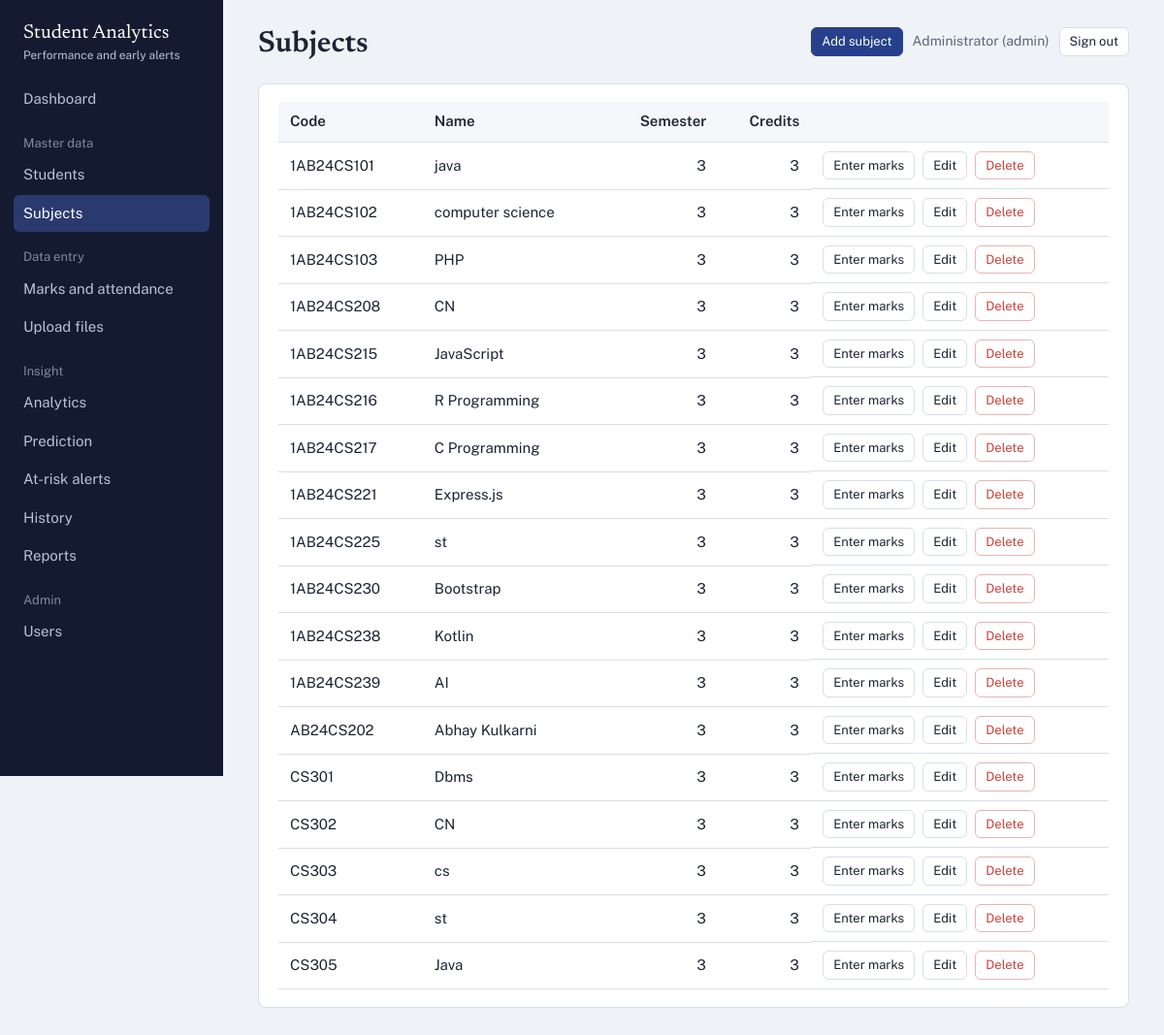
/subjects (signed in), run on the app's committed database.
### tables this page shows
CREATE TABLE users (
    user_id       INTEGER PRIMARY KEY AUTOINCREMENT,
    name          TEXT NOT NULL,
    email         TEXT NOT NULL UNIQUE,
    password_hash TEXT NOT NULL,
    role          TEXT NOT NULL DEFAULT 'teacher' CHECK (role IN ('admin','teacher')),
    created_at    TEXT NOT NULL DEFAULT (datetime('now'))
);

CREATE TABLE subjects (
    subject_id   INTEGER PRIMARY KEY AUTOINCREMENT,
    subject_code TEXT NOT NULL UNIQUE,
    subject_name TEXT NOT NULL,
    semester     INTEGER NOT NULL CHECK (semester BETWEEN 1 AND 8),
    credits      INTEGER NOT NULL CHECK (credits BETWEEN 1 AND 10)
);

### app.py (the view)
@app.route("/subjects")
@login_required
def subjects():
    return render_template("subjects.html", subjects=repo.list_subjects())

### app.py (called while the page is built)
def csrf_token():
    if "csrf_token" not in session:
        session["csrf_token"] = secrets.token_hex(16)
    return session["csrf_token"]

@app.before_request
def load_user_and_check_csrf():
    uid = session.get("user_id")
    g.user = repo.get_user(uid) if uid else None
    if request.method == "POST":
        sent = request.form.get("csrf_token") or request.headers.get("X-CSRF-Token")
        if not sent or not secrets.compare_digest(sent, session.get("csrf_token", "")):
            abort(400, "Your session expired or the form was invalid. Go back and try again.")

@app.after_request
def security_headers(resp):
    resp.headers.setdefault("X-Content-Type-Options", "nosniff")
    resp.headers.setdefault("X-Frame-Options", "DENY")
    resp.headers.setdefault("Referrer-Policy", "same-origin")
    return resp

def login_required(view):
    @wraps(view)
    def wrapped(*args, **kwargs):
        if g.user is None:
            return redirect(url_for("login", next=request.path))
        return view(*args, **kwargs)
    return wrapped

### db.py (called while the page is built)
def get_db():
    if "db" not in g:
        path = current_app.config["DATABASE"]
        os.makedirs(os.path.dirname(path), exist_ok=True)
        g.db = sqlite3.connect(path)
        g.db.row_factory = sqlite3.Row
        g.db.execute("PRAGMA foreign_keys = ON")
    return g.db

def q(sql, args=(), one=False):
    cur = get_db().execute(sql, args)
    rows = cur.fetchall()
    cur.close()
    if one:
        return rows[0] if rows else None
    return rows

### repository.py (called while the page is built)
def get_user(user_id):
    return q("SELECT * FROM users WHERE user_id = ?", (user_id,), one=True)

def list_subjects(semester=None):
    if semester:
        return q("SELECT * FROM subjects WHERE semester=? ORDER BY subject_code", (semester,))
    return q("SELECT * FROM subjects ORDER BY semester, subject_code")

### templates/subjects.html (shortened to what this page needs)
{% extends "base.html" %}
{% block heading %}Subjects{% endblock %}
{% block actions %}<a class="btn primary small" href="{{ url_for('subject_form') }}">Add subject</a>{% endblock %}
{% block content %}
<div class="panel tablewrap">
{% if subjects %}
<table>
  <thead><tr><th>Code</th><th>Name</th><th class="num">Semester</th><th class="num">Credits</th><th></th></tr></thead>
  <tbody>{% for s in subjects %}
  <tr><td>{{ s.subject_code }}</td><td>{{ s.subject_name }}</td><td class="num">{{ s.semester }}</td><td class="num">{{ s.credits }}</td>
    <td class="row-actions">
      <a class="btn small" href="{{ url_for('entry', subject_id=s.subject_id) }}">Enter marks</a>
      <a class="btn small" href="{{ url_for('subject_form', sid=s.subject_id) }}">Edit</a>
      {% if g.user.role == 'admin' %}
      <form method="post" action="{{ url_for('subject_delete', sid=s.subject_id) }}" onsubmit="return confirm('Delete {{ s.subject_code|e }} and all its marks and attendance?')">
        <input type="hidden" name="csrf_token" value="{{ csrf_token() }}"><button class="btn small danger">Delete</button></form>{% endif %}
    </td></tr>{% endfor %}</tbody>
</table>
{% else %}<div class="empty">No subjects yet. Add the subjects taught in each semester.</div>{% endif %}
</div>
{% endblock %}

### templates/base.html (shortened to what this page needs)
<!doctype html>
<html lang="en">
<head>
<link rel="stylesheet" href="{{ url_for('static', filename='css/app.css') }}">
</head>
<body>
{% if g.user %}
<div class="shell">
  <aside class="side">
    <div class="brand">Student Analytics<small>Performance and early alerts</small></div>
    {% set ep = request.endpoint %}
    <nav aria-label="Main">
      <a href="{{ url_for('dashboard') }}" class="{{ 'on' if ep=='dashboard' }}">Dashboard</a>
      <div class="group">Master data</div>
      <a href="{{ url_for('students') }}" class="{{ 'on' if ep in ('students','student_form','student_detail') }}">Students</a>
      <a href="{{ url_for('subjects') }}" class="{{ 'on' if ep in ('subjects','subject_form') }}">Subjects</a>
      <div class="group">Data entry</div>
      <a href="{{ url_for('entry') }}" class="{{ 'on' if ep=='entry' }}">Marks and attendance</a>
      <a href="{{ url_for('upload') }}" class="{{ 'on' if ep=='upload' }}">Upload files</a>
      <div class="group">Insight</div>
      <a href="{{ url_for('analytics_page') }}" class="{{ 'on' if ep=='analytics_page' }}">Analytics</a>
      <a href="{{ url_for('prediction') }}" class="{{ 'on' if ep=='prediction' }}">Prediction</a>
      <a href="{{ url_for('alerts') }}" class="{{ 'on' if ep=='alerts' }}">At-risk alerts</a>
      <a href="{{ url_for('history') }}" class="{{ 'on' if ep=='history' }}">History</a>
      <a href="{{ url_for('reports_page') }}" class="{{ 'on' if ep=='reports_page' }}">Reports</a>
      {% if g.user.role == 'admin' %}
      <div class="group">Admin</div>
      <a href="{{ url_for('users') }}" class="{{ 'on' if ep=='users' }}">Users</a>
      {% endif %}
    </nav>
  </aside>
  <main class="main">
    <div class="top">
      <div>
        <h1>{% block heading %}{% endblock %}</h1>
      </div>
      <div class="who">
        {% block actions %}{% endblock %}
        <span>{{ g.user.name }} ({{ g.user.role }})</span>
        <form method="post" action="{{ url_for('logout') }}">
          <button class="btn small">Sign out</button>
        </form>
      </div>
    </div>
    {% block content %}{% endblock %}
  </main>
</div>
{% else %}
  {% block auth %}{% endblock %}
{% endif %}
</body>
</html>

### static/css/app.css (style rules this page uses)
:root { --ink:#1c2333; --muted:#5d667a; --paper:#eff2f6; --panel:#fff; --line:#d8dee8; --side:#141b30; --side-text:#b9c2d8; --primary:#26408b; --primary-soft:#e5eaf7; --low:#2a8c82; --med:#d99a00; --high:#c8423b; --unrated:#cfd5df; --serif:"Newsreader",Georgia,"Times New Roman",serif; --sans:"Public Sans",system-ui,-apple-system,"Segoe UI",sans-serif; }
* { box-sizing:border-box }
html { font-size:16px }
body { margin:0;background:var(--paper);color:var(--ink);font:15px/1.5 var(--sans) }
a { color:var(--primary) }
h1,h2,h3 { font-family:var(--serif);font-weight:600;line-height:1.2;margin:0 }
h1 { font-size:1.9rem }
.shell { display:grid;grid-template-columns:230px 1fr;min-height:100vh }
.side { background:var(--side);color:var(--side-text);padding:22px 14px;position:sticky;top:0;height:100vh;overflow:auto }
.brand { font-family:var(--serif);font-size:1.25rem;color:#fff;padding:0 10px 18px;line-height:1.2 }
.brand small { display:block;font:12px var(--sans);color:var(--side-text);margin-top:4px }
.side nav a { display:block;color:var(--side-text);text-decoration:none;padding:8px 10px;border-radius:6px;margin:1px 0 }
.side nav a.on { background:#2a3a6e;color:#fff }
.side .group { margin:16px 10px 4px;font-size:13px;color:#7f89a5 }
.main { padding:28px clamp(16px,3vw,40px) 60px;min-width:0 }
.top { display:flex;justify-content:space-between;align-items:flex-start;gap:16px;flex-wrap:wrap;margin-bottom:22px }
.who { display:flex;align-items:center;gap:10px;font-size:14px;color:var(--muted);flex-wrap:wrap }
.who form { margin:0 }
.btn { display:inline-block;border:1px solid var(--line);background:#fff;color:var(--ink);padding:8px 14px;border-radius:6px;font:inherit;cursor:pointer;text-decoration:none }
.btn.primary { background:var(--primary);border-color:var(--primary);color:#fff }
.btn.danger { color:var(--high);border-color:#e6b5b2 }
.btn.small { padding:4px 10px;font-size:13px }
.panel { background:var(--panel);border:1px solid var(--line);border-radius:8px;padding:18px 20px;margin-bottom:20px }
.tablewrap { overflow-x:auto }
table { border-collapse:collapse;width:100% }
th,td { text-align:left;padding:9px 12px;border-bottom:1px solid var(--line);vertical-align:middle }
th { font-weight:600;background:#f5f7fb;white-space:nowrap }
td.num,th.num { text-align:right;font-variant-numeric:tabular-nums }
.row-actions { display:flex;gap:8px;align-items:center;white-space:nowrap }
.row-actions form { margin:0 }

### data on the page
users: user.name "Administrator", user.role "admin"
subjects: subject_code "1AB24CS101", subject_name "java", semester "3", credits "3"
subjects: subject_code "1AB24CS102", subject_name "computer science", semester "3", credits "3"
subjects: subject_code "1AB24CS103", subject_name "PHP", semester "3", credits "3"
subjects: subject_code "1AB24CS208", subject_name "CN", semester "3", credits "3"
subjects: subject_code "1AB24CS215", subject_name "JavaScript", semester "3", credits "3"
subjects: subject_code "1AB24CS216", subject_name "R Programming", semester "3", credits "3"
subjects: subject_code "1AB24CS217", subject_name "C Programming", semester "3", credits "3"
subjects: subject_code "1AB24CS221", subject_name "Express.js", semester "3", credits "3"
subjects: subject_code "1AB24CS225", subject_name "st", semester "3", credits "3"
subjects: subject_code "1AB24CS230", subject_name "Bootstrap", semester "3", credits "3"
subjects: subject_code "1AB24CS238", subject_name "Kotlin", semester "3", credits "3"
subjects: subject_code "1AB24CS239", subject_name "AI", semester "3", credits "3"
subjects: subject_code "AB24CS202", subject_name "Abhay Kulkarni", semester "3", credits "3"
subjects: subject_code "CS301", subject_name "Dbms", semester "3", credits "3"
subjects: subject_code "CS302", subject_name "CN", semester "3", credits "3"
subjects: subject_code "CS303", subject_name "cs", semester "3", credits "3"
subjects: subject_code "CS304", subject_name "st", semester "3", credits "3"
subjects: subject_code "CS305", subject_name "Java", semester "3", credits "3"
